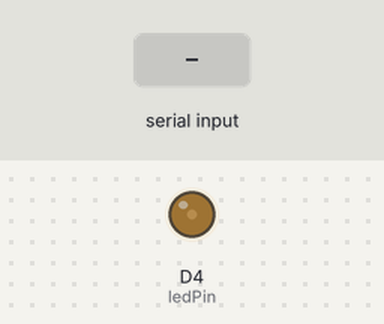
Recording of a sketch running on a simulated ESP8266 (NodeMCU). Parts: output pins drawn as LEDs (lit = HIGH). The test bench sets the inputs (shaded band). What the sketch prints to the serial monitor is not drawn.

Above: at 1.95 s.
At 16.6 s:
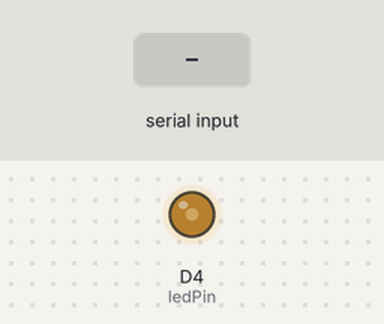
16.7 s: "90,45\n" received over Serial
At 21.4 s:
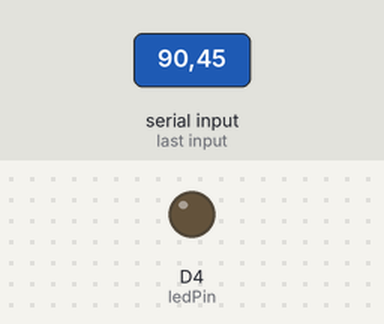
Timing chart, 0 to 38.1 s (numbered marks = the images above; inputs shaded):
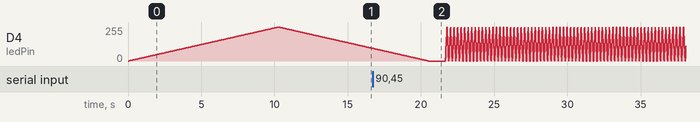

The sketch:

05_Fading.ino
```cpp
/*
  Fading (PWM)
  IOT na prática com o ESP8266
  https://projetosiot.com.br/

*/


// Definições dos pinos de Entrada e Saída
const int ledPin =  D4;      // D4 = GPIO2 LEDBuiltin (Cuidado GPIO 16 nao tem esta funcao)

// Definição das variáveis
String brilho;
int brilho_ue=1;

void setup() {
  Serial.begin(115200);
  pinMode(ledPin, OUTPUT); // Incializa o ledPin  como saída

}

void loop() {
  //Aguarda digitar valor pela Serial

  if (Serial.available()) {
    brilho = Serial.readString();
    brilho_ue = brilho.toInt();
    Serial.print("Valor do Brilho(ue):");
    Serial.println(brilho_ue);
    delay(100);
  }

  for (int i=0; i<=1023; i=i+brilho_ue){
    analogWrite(ledPin, i);
    delay(10);
    Serial.println(i);
  }

  for (int i=1023; i>=0; i=i-brilho_ue){
    analogWrite(ledPin, i);
    delay(10);
    Serial.println(i);
  }


}
```
